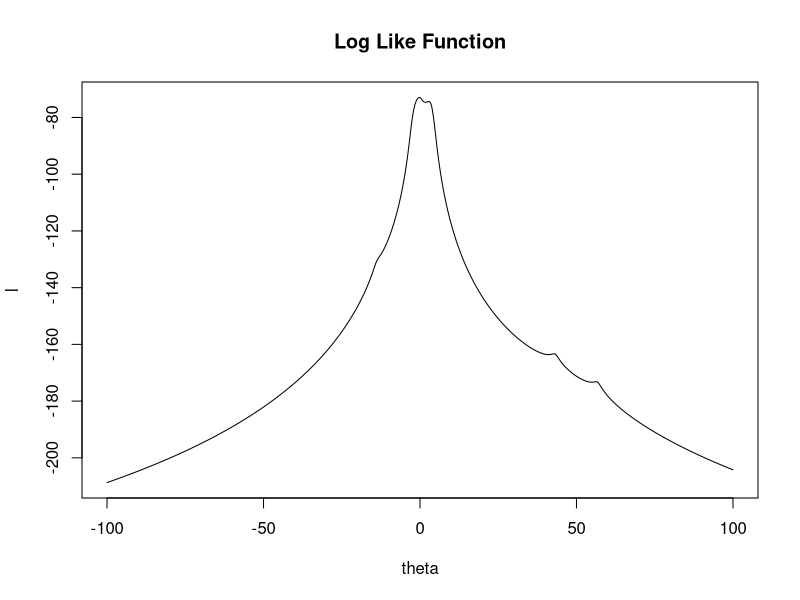
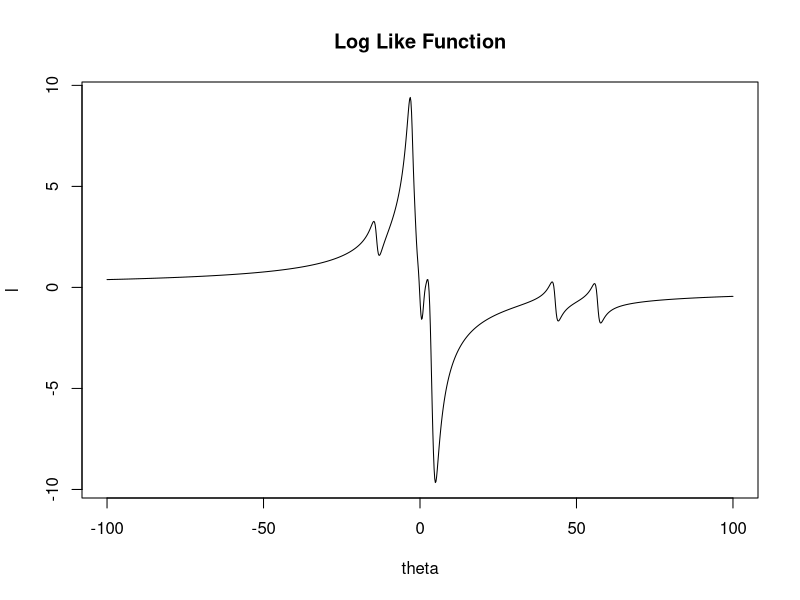
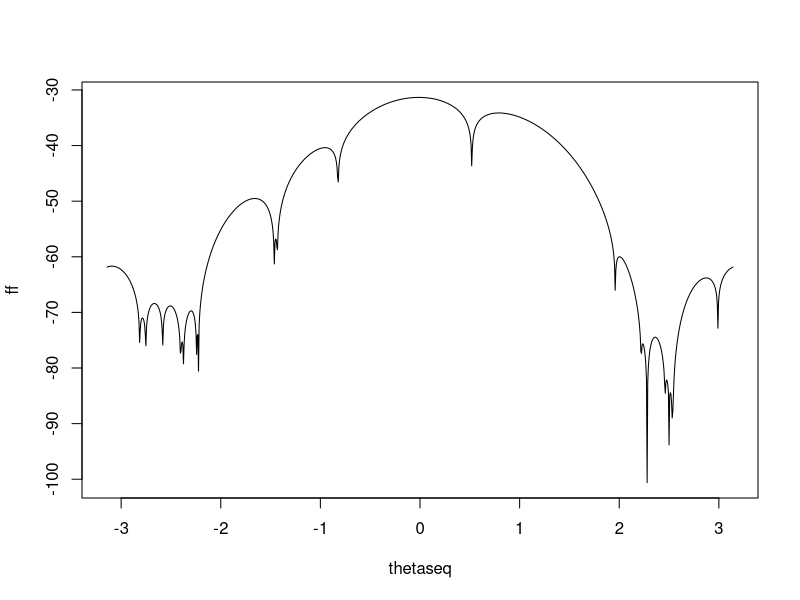

Source code (R) for these figures, in order:
#1. a
#1.b) write on the paper

#1.c)
l <- function(theta,x){
  n <- length(x)
  lik <- -n*log(pi) - sum(log(1+(theta - x)^2))
  lik
}
dl <- function(theta,x){
  dlik <- -2*sum((theta-x)/(1+(theta-x)^2))
  dlik
}

d2l <- function(theta,x){
  d2lik <- -2*sum((1-(theta-x)^2)/(1+(theta-x)^2)^2)
  d2lik
}

x <- c(-13.87, -2.53, -2.44, -2.40, -1.75, -1.34, 
       -1.05, -0.23, -0.07, 0.27, 1.77, 2.76, 
       3.29, 3.47, 3.71, 3.80, 4.24, 4.53, 43.21, 56.75)

theta <- seq(-100,100, length = 1000)
library("plyr")
ll <- laply(1:length(theta), function(i) l(theta[i],x))
dll <- laply(1:length(theta), function(i) dl(theta[i],x))

plot(theta, ll, type = "l", main = "Log Like Function", 
     xlab = "theta", ylab = "l")

plot(theta, dll, type = "l", main = "Log Like Function", 
     xlab = "theta", ylab = "l")

#1.d)
# the Newton Raphson method
nr <- function(dl, d2l, theta0, eps,...){
  dl0 <- dl(theta = theta0, ...)
  d2l0 <- d2l(theta, ...)
  cnt <- 0
  repeat{
    cnt <- cnt +1
    if (d2l(theta0, ...) == 0) {
      print (paste("iter = ", cnt, ", d2l = 0, change the initial values!"))
      return (NULL)
      break
    }
    theta1 <- theta0 - dl(theta0, ...)/d2l(theta0, ...)
    if (((abs(theta0 -theta1)/(abs(theta0)+0.000001) <= eps)&
           (abs(dl(theta1, ...)) <= eps))| (cnt ==10000)){
      print(paste("iter = ", cnt, "theta0 = ", theta0,
                  "theta1 = ", theta1,
                  "err = ", abs(theta0-theta1)/(abs(theta1)+0.000001),
                  "dl = ", abs(dl(theta1, ...))))
      break
    } 
    theta0 <- theta1
    
  }
  return(theta1)
}

eps <- 0.000001
ini <- c(-11, -1, 0, 1.4, 4.1, 4.8, 7, 8, 38)

for(i in 1:length(ini)){
  print (paste("initial value = ", ini[i]))
  print(paste("solution = ", nr(dl, d2l, ini[i], eps, x )))
}


#e)
# the Fisher scoring method
fs <- function(dl, theta0, eps, n, ...){
  dl0 <- dl(theta = theta0, ...)
  cnt <- 0
  repeat{
    cnt <- cnt +1
    theta1 <- theta0 + dl(theta0, ...)/(n/2)
    if (((abs(theta0 -theta1)/(abs(theta0)+0.000001) <= eps)&
           (abs(dl(theta1, ...)) <= eps))| (cnt ==10000)){
      print(paste("iter = ", cnt, "theta0 = ", theta0,
                  "theta1 = ", theta1,
                  "err = ", abs(theta0-theta1)/(abs(theta1)+0.000001),
                  "dl = ", abs(dl(theta1, ...))))
      break
    } 
    theta0 <- theta1
    
  }
  return(theta1)
}

eps <- 0.000001
ini <- c(-11, -1, 0, 1.4, 4.1, 4.8, 7, 8, 38)

for(i in 1:length(ini)){
  print (paste("initial value = ", ini[i]))
  print(paste("solution = ", fs(dl,  ini[i], eps, length(x),x )))
}

#2.

# 2a)
f <- function(theta, x){
  sum(log((1-cos(x-theta))/(2*pi)))
}

x <- c(0.52,1.96, 2.22, 2.28, 2.28, 2.46, 2.50, 2.53, 2.54, 2.99, 3.47, 3.53, 3.70, 3.88, 3.91, 4.04, 4.06, 4.82, 4.85, 5.46)

thetaseq <- seq(-pi, pi, length = 1000)
library("plyr")
ff <- laply(1:length(thetaseq), function(i)f(thetaseq[i], x))
plot(thetaseq, ff, type = "l")
